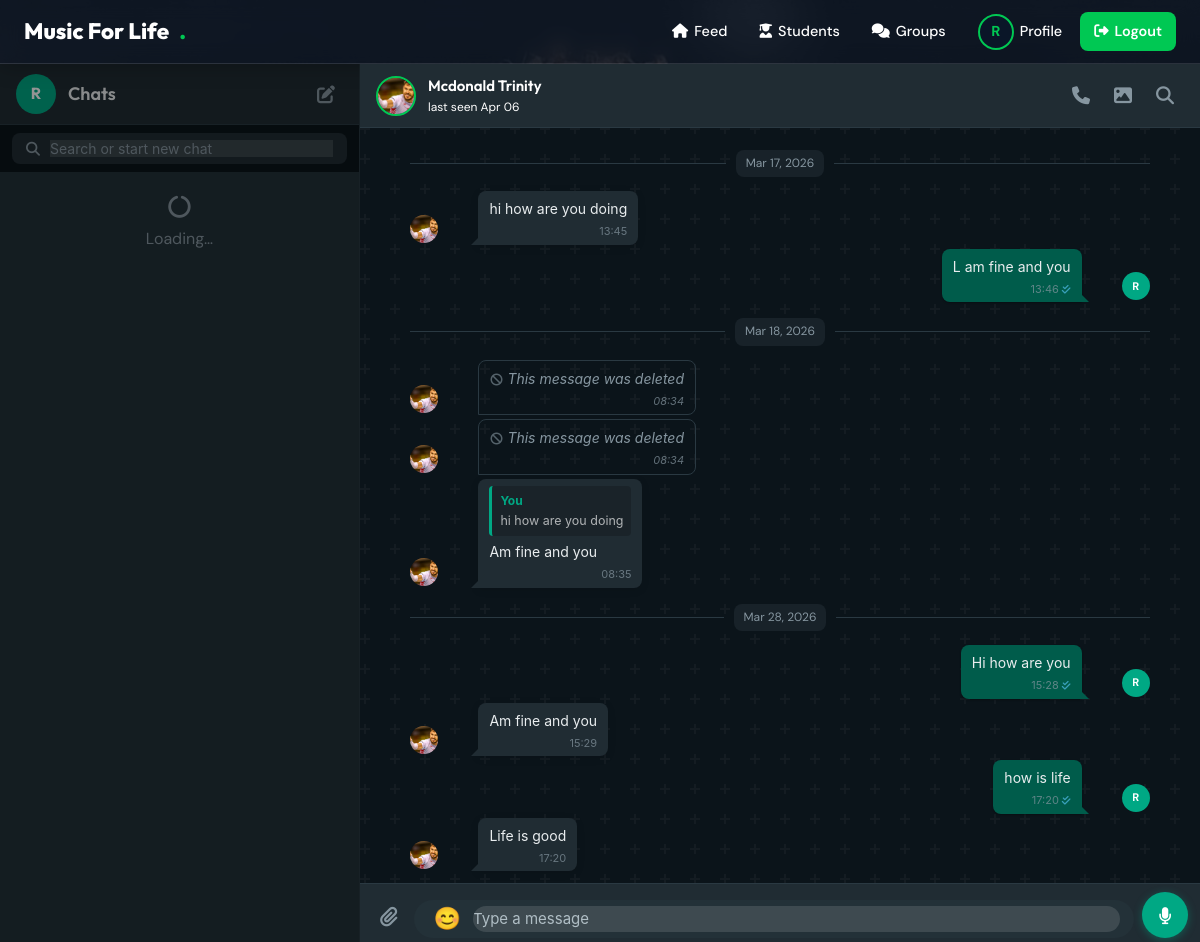
/chat/student/1 (signed in), run on the app's committed database.
### models.py (models this page shows)
class Mentor(db.Model):
    __tablename__   = 'mentors'
    id              = db.Column(db.Integer,    primary_key=True)
    mentor_name     = db.Column(db.String(100), nullable=False)
    mentor_email    = db.Column(db.String(150), unique=True, nullable=False)
    password_hash   = db.Column(db.String(256), nullable=True)
    password_set    = db.Column(db.Boolean,     default=False)
    profile_picture = db.Column(db.String(200), default='')
    theme           = db.Column(db.String(20),  default='light')
    chat_bg         = db.Column(db.String(300), default='')
    bio             = db.Column(db.String(300), default='')
    last_seen       = db.Column(db.DateTime,    nullable=True)
    created_at      = db.Column(db.DateTime,    default=datetime.utcnow)

class Student(db.Model):
    __tablename__      = 'students'
    id                 = db.Column(db.Integer,    primary_key=True)
    student_id         = db.Column(db.String(20), unique=True, nullable=False)
    full_name          = db.Column(db.String(100), nullable=False)
    class_name         = db.Column(db.String(50))
    school             = db.Column(db.String(100))
    last_promoted_year = db.Column(db.Integer,    nullable=True)
    profile_picture    = db.Column(db.String(200), default='')
    theme              = db.Column(db.String(20),  default='light')
    chat_bg            = db.Column(db.String(300), default='')
    last_seen          = db.Column(db.DateTime,    nullable=True)
    created_at         = db.Column(db.DateTime,    default=datetime.utcnow)

class Message(db.Model):
    __tablename__ = 'messages'
    message_id    = db.Column(db.Integer, primary_key=True)
    sender_type   = db.Column(db.String(10))
    sender_id     = db.Column(db.Integer)
    receiver_type = db.Column(db.String(10))
    receiver_id   = db.Column(db.Integer)
    message_text  = db.Column(db.Text, nullable=False)
    timestamp     = db.Column(db.DateTime, default=datetime.utcnow)
    is_read       = db.Column(db.Boolean,  default=False)
    msg_type      = db.Column(db.String(20), default='text', nullable=True)
    meta_json     = db.Column(db.Text, nullable=True)
    @property
    def meta(self):
        if self.meta_json:
            try: return json.loads(self.meta_json)
            except: pass
        return {}

### app.py (the view)
@app.route('/chat/<string:peer_type>/<int:peer_id>')
@login_required
def chat(peer_type, peer_id):
    role = session['role']; uid = session['user_id']
    if peer_type == 'mentor':
        peer = db.get_or_404(Mentor,  peer_id); pname, pavatar = peer.mentor_name, peer.profile_picture or ''
    else:
        peer = db.get_or_404(Student, peer_id); pname, pavatar = peer.full_name,   peer.profile_picture or ''
    msgs = Message.query.filter(db.or_(
        db.and_(Message.sender_type==role,      Message.sender_id==uid,
                Message.receiver_type==peer_type, Message.receiver_id==peer_id),
        db.and_(Message.sender_type==peer_type,  Message.sender_id==peer_id,
                Message.receiver_type==role,      Message.receiver_id==uid)
    )).order_by(Message.timestamp).all()
    for m in msgs:
        if m.receiver_type == role and m.receiver_id == uid: m.is_read = True
    db.session.commit()
    me = current_user()
    if me is None: session.clear(); return redirect(url_for('index'))
    me_name, me_avatar = get_display(me, role)
    peer_online = is_online(peer); peer_status = 'online' if peer_online else last_seen_label(peer)
    call_records = CallRecord.query.filter(db.or_(
        db.and_(CallRecord.caller_type==role,      CallRecord.caller_id==uid,
                CallRecord.receiver_type==peer_type, CallRecord.receiver_id==peer_id),
        db.and_(CallRecord.caller_type==peer_type,  CallRecord.caller_id==peer_id,
                CallRecord.receiver_type==role,      CallRecord.receiver_id==uid),
    )).order_by(CallRecord.ended_at).all()
    timeline = []
    for m in msgs:
        timeline.append({'kind': 'msg', 'ts': m.timestamp, 'obj': m})
    for cr in call_records:
        is_mine = (cr.caller_type == role and cr.caller_id == uid)
        timeline.append({'kind': 'call', 'ts': cr.ended_at, 'obj': cr, 'is_mine': is_mine})
    timeline.sort(key=lambda x: x['ts'])
    return render_template('chat.html', timeline=timeline, msgs=msgs,
                           peer_type=peer_type, peer_id=peer_id,
                           peer_name=pname, peer_avatar=pavatar,
                           me_name=me_name, me_avatar=me_avatar, role=role, uid=uid,
                           theme=me.theme or 'light', chat_bg=me.chat_bg or '',
                           peer_online=peer_online, peer_status=peer_status)

### app.py (called while the page is built)
def is_online(user):
    if not user or not getattr(user, 'last_seen', None): return False
    return (datetime.utcnow() - user.last_seen).total_seconds() < ONLINE_THRESHOLD

def last_seen_label(user):
    if not user or not getattr(user, 'last_seen', None): return 'last seen a long time ago'
    if is_online(user): return 'online'
    s = int((datetime.utcnow() - user.last_seen).total_seconds())
    if s < 60:     return 'last seen just now'
    if s < 3600:   return f"last seen {s // 60}m ago"
    if s < 86400:  return f"last seen {s // 3600}h ago"
    if s < 604800: return f"last seen {s // 86400}d ago"
    return 'last seen ' + user.last_seen.strftime('%b %d')

def touch_last_seen(role, uid):
    try:
        if role == 'student': Student.query.filter_by(id=uid).update({'last_seen': datetime.utcnow()})
        elif role == 'mentor': Mentor.query.filter_by(id=uid).update({'last_seen': datetime.utcnow()})
        db.session.commit()
    except Exception: db.session.rollback()

def current_user():
    role = session.get('role'); uid = session.get('user_id')
    if role == 'student': return db.session.get(Student, uid)
    if role == 'mentor':  return db.session.get(Mentor, uid)
    if role == 'admin':   return db.session.get(Admin, uid)
    return None

def get_display(user, role):
    if user is None: return 'Unknown', ''
    if role == 'student': return user.full_name,   user.profile_picture or ''
    if role == 'mentor':  return user.mentor_name,  user.profile_picture or ''
    return 'Admin', ''

def login_required(f):
    @wraps(f)
    def decorated(*args, **kwargs):
        if 'role' not in session: return redirect(url_for('index'))
        return f(*args, **kwargs)
    return decorated

@app.before_request
def _update_presence():
    role = session.get('role'); uid = session.get('user_id')
    if role in ('student', 'mentor') and uid:
        touch_last_seen(role, uid)

@app.context_processor
def inject_globals():
    return dict(current_user=current_user, hasattr=hasattr, session=session)

### templates/chat.html (shortened to what this page needs)
{% extends "base.html" %}
{% block content %}
<div class="chat-layout">
  <div class="chat-sidebar" id="chatSidebar">
    <div class="chat-sidebar-header">
      {% if me_avatar %}<img src="{{ url_for('static',filename=me_avatar) }}" class="sidebar-me-av" alt="">
      {% else %}<div class="sidebar-me-av-ph">{{ me_name[0].upper() }}</div>{% endif %}
      <span class="sidebar-title">Chats</span>
      <button class="sidebar-icon-btn" onclick="window.location.href='{{ url_for('mentor_directory') }}'"><i class="fa-solid fa-pen-to-square"></i></button>
    </div>
    <div class="sidebar-search">
      <div class="sidebar-search-inner">
        <i class="fa-solid fa-magnifying-glass"></i>
        <input type="text" class="sidebar-search-input" id="contactSearch" placeholder="Search or start new chat" oninput="filterContacts(this.value)">
      </div>
    </div>
    <div class="chat-list" id="chatList">
      <div style="padding:24px;text-align:center;color:var(--wa-muted);"><i class="fa-solid fa-circle-notch fa-spin" style="font-size:1.4rem;display:block;margin-bottom:8px;"></i>Loading…</div>
    </div>
  </div>
  <div class="chat-main bg-default" id="chatMain">
    <div class="chat-bg-pattern"></div>
    <div class="chat-header">
      {% if peer_avatar %}<img src="{{ url_for('static',filename=peer_avatar) }}" class="chat-header-avatar" alt="">
      {% else %}<div class="chat-header-avatar">{{ peer_name[0].upper() }}</div>{% endif %}
      <div class="chat-header-info" style="flex:1;">
        <h4>{{ peer_name }}</h4>
        <p id="peerStatus" class="{{ 'online' if peer_online else '' }}">{{ peer_status }}</p>
      </div>
      <div class="chat-header-actions">
        <button class="chat-header-btn" id="callBtn"
                data-peer-type="{{ peer_type }}" data-peer-id="{{ peer_id }}"
                data-peer-name="{{ peer_name }}" data-peer-avatar="{{ peer_avatar or '' }}">
          <i class="fa-solid fa-phone"></i>
        </button>
        <button class="chat-header-btn" onclick="openWallpaperPicker()"><i class="fa-solid fa-image"></i></button>
        <button class="chat-header-btn"><i class="fa-solid fa-magnifying-glass"></i></button>
      </div>
    </div>
    <div class="chat-messages" id="chatMessages">
      {% set ns = namespace(last_date=None) %}
      {% for item in timeline %}
        {% if item.kind == 'msg' %}
          {% set item_date = item.obj.timestamp.strftime('%b %d, %Y') %}
        {% else %}
          {% set item_date = item.obj.ended_at.strftime('%b %d, %Y') %}
        {% endif %}
        {% if item_date != ns.last_date %}
          <div class="msg-date-sep"><span>{{ item_date }}</span></div>
          {% set ns.last_date = item_date %}
        {% endif %}
        {% if item.kind == 'msg' %}
          {% set m = item.obj %}
          {% set is_me = (m.sender_type == role and m.sender_id == uid) %}
          {% set mtype = m.msg_type or 'text' %}
          {% set meta  = m.meta %}
          <div class="msg-wrapper {{ 'me' if is_me else 'them' }}" data-id="{{ m.message_id }}"
               data-text="{{ m.message_text | e }}"
               data-sender="{{ 'You' if is_me else peer_name | e }}"
               data-mtype="{{ mtype }}">
            {% if not is_me %}
              {% if peer_avatar %}<img src="{{ url_for('static',filename=peer_avatar) }}" class="msg-avatar" alt="">
              {% else %}<div class="msg-avatar">{{ peer_name[0].upper() }}</div>{% endif %}
            {% else %}
              {% if me_avatar %}<img src="{{ url_for('static',filename=me_avatar) }}" class="msg-avatar" alt="">
              {% else %}<div class="msg-avatar">{{ me_name[0].upper() }}</div>{% endif %}
            {% endif %}
            <div class="msg-bubble {{ 'me' if is_me else 'them' }}{% if mtype == 'deleted' %} deleted{% endif %}">
              {% if mtype == 'deleted' %}
                <i class="fa-solid fa-ban" style="font-size:12px;margin-right:5px;opacity:.6;"></i>This message was deleted
              {% else %}
                {% if meta.get('reply_to') %}
                <div class="msg-reply-quote">
                  <div class="rq-name">{{ meta.reply_to.get('sender_name','') }}</div>
                  <div class="rq-text">
                    {% if meta.reply_to.get('msg_type','text') == 'image' %}📷 Photo
                    {% elif meta.reply_to.get('msg_type','text') == 'voice' %}🎙 Voice message
                    {% elif meta.reply_to.get('msg_type','text') == 'video' %}🎥 Video
                    {% elif meta.reply_to.get('msg_type','text') == 'document' %}📄 Document
                    {% else %}{{ meta.reply_to.get('text','') }}{% endif %}
                  </div>
                </div>
                {% endif %}
                {% if mtype == 'image' and meta.get('path') %}
                  <div class="msg-img-wrap" onclick="openLightbox('/static/{{ meta.path }}','image')"><img src="/static/{{ meta.path }}" alt="" loading="lazy"></div>
                  {% if m.message_text and m.message_text != '📷 Photo' %}<div style="margin-top:4px;">{{ m.message_text }}</div>{% endif %}
                {% elif mtype == 'video' and meta.get('path') %}
                  <div class="msg-img-wrap" onclick="openLightbox('/static/{{ meta.path }}','video')"><video src="/static/{{ meta.path }}" preload="metadata"></video><div class="msg-vid-play-overlay"><i class="fa-solid fa-circle-play"></i></div></div>
                {% elif mtype == 'audio' and meta.get('path') %}
                  <a class="msg-doc-wrap" href="/static/{{ meta.path }}" target="_blank"><div class="msg-doc-icon"><i class="fa-solid fa-music"></i></div><div class="msg-doc-info"><span class="doc-name">{{ meta.get('name','Audio') }}</span><span class="doc-meta">{{ meta.get('size_label','') }}</span></div></a>
                {% else %}
                  {{ m.message_text }}
                {% endif %}
              {% endif %}
              <div class="msg-time">
                {{ m.timestamp.strftime('%H:%M') }}
                {% if is_me %}<i class="fa-solid fa-check-double ticks {{ 'read' if m.is_read else '' }}"></i>{% endif %}
              </div>
            </div>
          </div>
        {% endif %}
      {% endfor %}
    </div>
    <div class="chat-input-area" id="chatInputArea">
      <button class="attach-btn" id="attachBtn" onclick="toggleAttachMenu(event)"><i class="fa-solid fa-paperclip"></i></button>
      <div class="chat-input-wrap">
        <button class="emoji-trigger-btn" id="emojiTrigger" onclick="triggerNativeEmoji()" title="Emoji">
          😊<span class="emoji-hint" id="emojiHint">Win: <strong>⊞ + .</strong> &nbsp;|&nbsp; Mac: <strong>⌘ ⌃ Space</strong></span>
        </button>
        <textarea id="msgInput" class="chat-input" rows="1" placeholder="Type a message"
                  onkeydown="handleKey(event)" oninput="onInputChange()"></textarea>
      </div>
      <button class="voice-record-btn" id="voiceBtn" onclick="toggleVoiceRec()"><i class="fa-solid fa-microphone"></i></button>
    </div>
  </div>
</div>
{% endblock %}

### templates/base.html (shortened to what this page needs)
<!DOCTYPE html>
<html lang="en">
<head>
  <link rel="stylesheet" href="{{ url_for('static', filename='css/main.css') }}">
  <link rel="stylesheet" href="https://cdnjs.cloudflare.com/ajax/libs/font-awesome/6.5.0/css/all.min.css">
</head>
<body>
  {% if session.get('role') %}
  {% set _u = current_user() %}
  <nav class="navbar">
    <a href="{{ url_for('feed') }}" class="navbar-brand">
      Music For Life<span class="logo-dot">.</span>
    </a>
    <div class="nav-links">
      <a href="{{ url_for('feed') }}"
         class="nav-link {% if request.endpoint=='feed' %}active{% endif %}">
        <i class="fa-solid fa-house"></i><span>Feed</span>
      </a>
      {% if session.get('role') == 'mentor' %}
      <a href="{{ url_for('mentor_directory') }}"
         class="nav-link {% if request.endpoint=='mentor_directory' %}active{% endif %}">
        <i class="fa-solid fa-user-graduate"></i><span>Students</span>
      </a>
      {% else %}
      <a href="{{ url_for('mentor_directory') }}"
         class="nav-link {% if request.endpoint=='mentor_directory' %}active{% endif %}">
        <i class="fa-solid fa-chalkboard-user"></i><span>Mentors</span>
      </a>
      {% endif %}
      <a href="{{ url_for('groups') }}"
         class="nav-link {% if request.endpoint in ['groups','group_chat'] %}active{% endif %}">
        <i class="fa-solid fa-comments"></i><span>Groups</span>
      </a>
      <a href="{{ url_for('profile') }}"
         class="nav-link {% if request.endpoint=='profile' %}active{% endif %}">
        {% if _u and (_u.profile_picture if hasattr(_u,'profile_picture') else '') %}
          <img src="{{ url_for('static', filename=_u.profile_picture) }}" class="nav-avatar" alt="">
        {% else %}
          <div class="nav-avatar-placeholder">{{ session.get('name','U')[0].upper() }}</div>
        {% endif %}
        <span>Profile</span>
      </a>
      <a href="{{ url_for('logout') }}" class="nav-link highlight">
        <i class="fa-solid fa-right-from-bracket"></i><span>Logout</span>
      </a>
    </div>
  </nav>
  {% endif %}
  {% block content %}{% endblock %}
</body>
</html>

### data on the page
Mentor: mentor_name "R", mentor_name "R" "R" "R"
Student: profile_picture (picture), full_name "Mcdonald Trinity"
Message: message_text "hi how are you doing", timestamp "13:45"
Message: message_text "L am fine and you", timestamp "13:46", sender_type "mentor" (drawn)
Message: sender_type "student" (drawn), timestamp "08:34"
Message: sender_type "student" (drawn), timestamp "08:34"
Message: message_text "Am fine and you", timestamp "08:35"
Message: message_text "Hi how are you", timestamp "15:28", sender_type "mentor" (drawn)
Message: message_text "Am fine and you", timestamp "15:29"
Message: message_text "how is life", timestamp "17:20", sender_type "mentor" (drawn)
Message: message_text "Life is good", timestamp "17:20"

### other printed values
{{ session.get('name','U')[0].upper() }} "R"
{{ peer_status }} "last seen Apr 06"
{{ item_date }} "Mar 17, 2026" "Mar 18, 2026" "Mar 28, 2026"
{{ meta.reply_to.get('sender_name','') }} "You"
{{ meta.reply_to.get('text','') }} "hi how are you doing"
